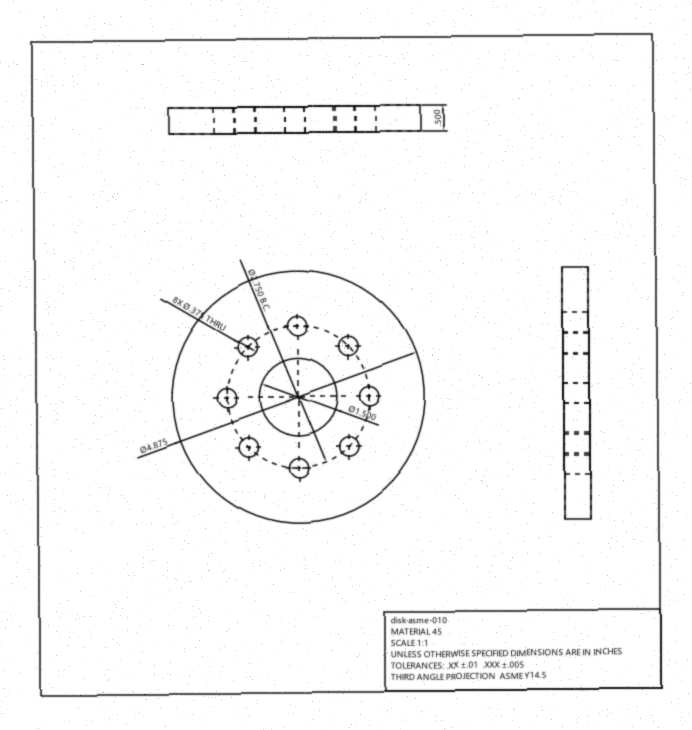
#> input picture data/generated/disk-asme-010/drawing_scan.jpg, 692 x 730 px
$ python -i text_boxes.py   (imports and definitions only)
#> lines starting #> are read from the running program, lines starting #| are printed output that depends on the picture; after the words box and inside, x2 and y2 are one past the last pixel; in counts of white or black regions, pixels touching at a corner belong together
"""图片图纸的文字框：自动找出像文字的块并编号，AI 按编号说"这是什么字"，坐标由脚本填。

图片、无文字 PDF 没有文字层，observations 是空的。以前要 AI 自己写每条标注的 bbox，
它看不准像素坐标，只能估一个整数，框经常落在空白或线上（豆包 Mini Crank Case 测试）。

用法:
  1) 找文字框，出带编号的总览图和分块放大图:
     python scripts/text_boxes.py detect work/drawing.png -o work/text_boxes.json
  2) 看图，写一个 labels.json，只写编号和读到的原文:
     [{"box": "t17", "text": "Ø12.5"}, {"box": "t20+t21", "text": "M2x0.4-6H 8 PLCS", "kind": "callout"}]
     一条标注被拆成几个框时用 + 连起来；kind 可省略（dimension / callout / text / note）
  3) 生成观察，追加到预处理出的证据文件（provider = visual）:
     python scripts/text_boxes.py emit work/text_boxes.json work/labels.json --observations work/extract_observations.json -o work/observations.json

只依赖 numpy / scipy / Pillow。找框是图像处理，不认字：编号里会有箭头、虚线段之类的杂框，不用理它们。
"""
from __future__ import annotations

import argparse
import json
from pathlib import Path

import numpy as np
from PIL import Image, ImageDraw
from scipy import ndimage


def ink_mask(img: Image.Image) -> np.ndarray:
    """深色笔画和彩色笔画（很多图的尺寸是红色、蓝色）都算墨迹。"""
    rgb = np.asarray(img.convert("RGB")).astype(np.int16)
    gray = rgb.mean(axis=2)
    chroma = rgb.max(axis=2) - rgb.min(axis=2)
    return (gray < 170) | ((chroma > 60) & (gray < 225))


def _components(mask: np.ndarray):
    lab, n = ndimage.label(mask, structure=np.ones((3, 3)))
    return lab, ndimage.find_objects(lab)


def char_like(sl, img_h: int) -> bool:
    h = sl[0].stop - sl[0].start
    w = sl[1].stop - sl[1].start
    big, small = max(w, h), min(w, h)
    hmax = max(40, int(img_h * 0.03))
    if big < 4 or big > hmax:
        return False
    if small <= 2 and big > 12:      # 细长：尺寸线、虚线段、引线
        return False
    return True


def detect(path: str) -> dict:
    img = Image.open(path)
#> img is the input picture: PIL image 692x730 L; min 0, max 255, mean 247.9
    mask = ink_mask(img)
#> in ink_mask, `chroma = rgb.max(axis=2) - rgb.min(axis=2)`: chroma: shape (730, 692) int16; every value is 0
#> in ink_mask, `return (gray < 170) | ((chroma > 60) & (gray < 225))`:
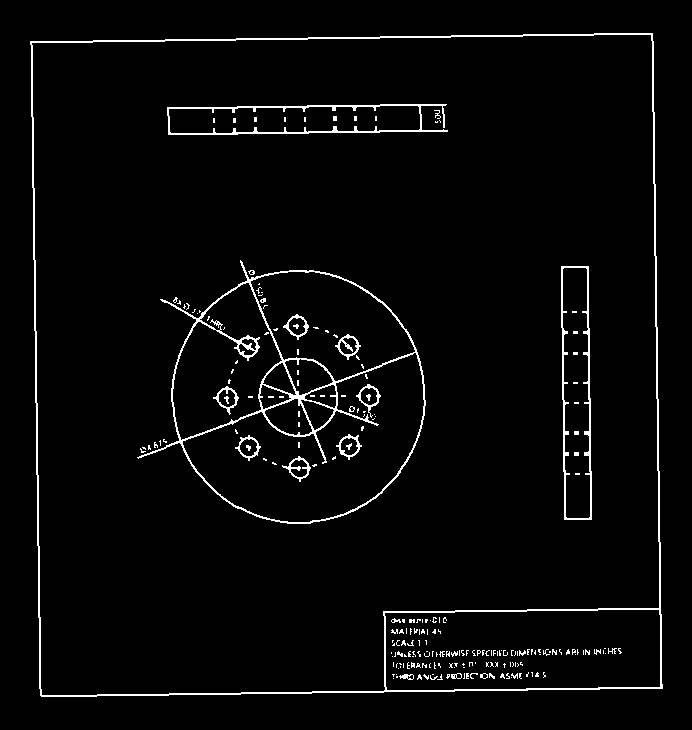
#> returned value: shape (730, 692) bool; 3.2% white in thin lines or dots, all inside (x1, y1, x2, y2) = (30, 33, 663, 697)
    H, W = mask.shape
#> H = 730; W = 692
    _, objs = _components(mask)
#> in _components, `lab, n = ndimage.label(mask, structure=np.ones((3, 3)))`:
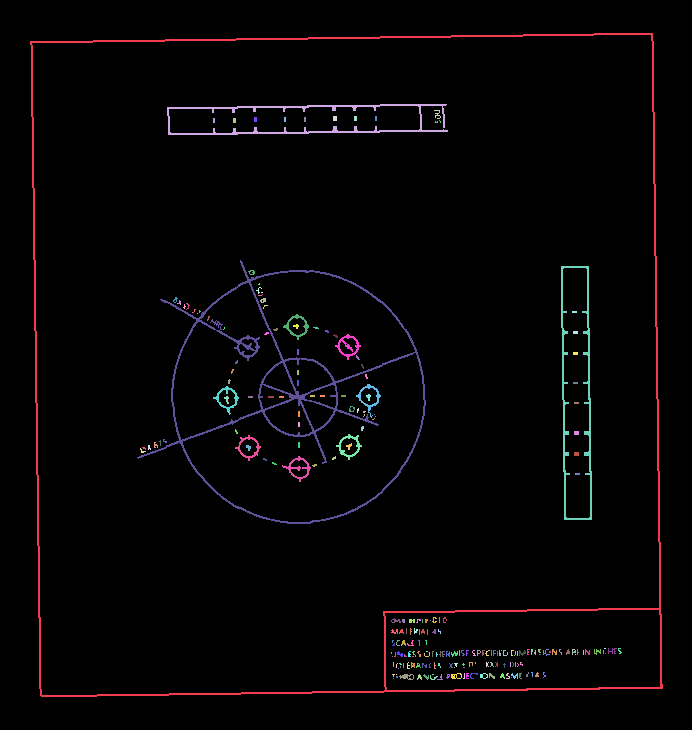
#> lab: shape (730, 692) int32; 230 distinct labels, from 0 to 229; one colour per label, 0 black
#> in _components, `lab, n = ndimage.label(mask, structure=np.ones((3, 3)))`: n = 229
#> objs = 229 items
    chars = [sl for sl in objs if sl is not None and char_like(sl, H)]
#> chars = 186 items
    keep = np.zeros_like(mask)
    heights = []
    for sl in chars:
        keep[sl] |= mask[sl]
        heights.append(max(sl[0].stop - sl[0].start, sl[1].stop - sl[1].start))
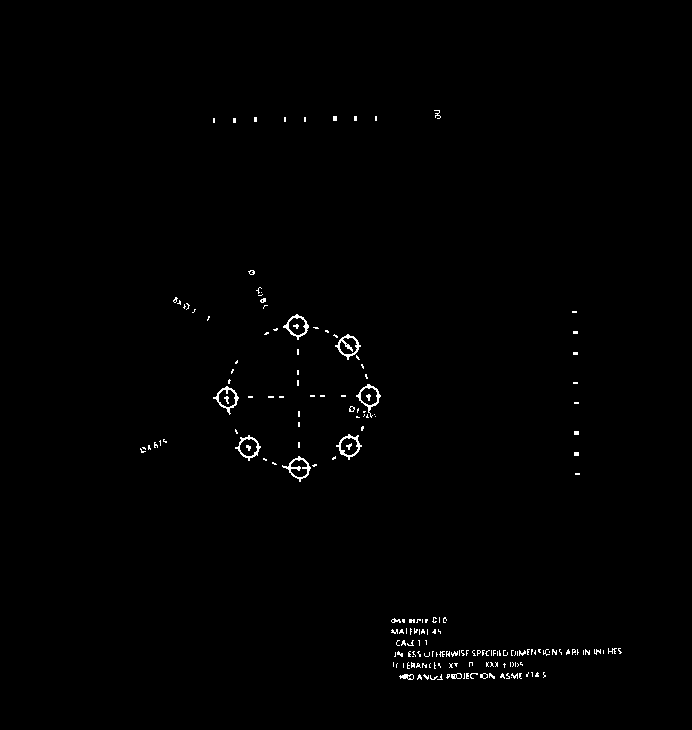
#> keep: shape (730, 692) bool; 0.68% white in thin lines or dots, all inside (x1, y1, x2, y2) = (140, 110, 622, 680)
#> after the loop, heights = 186 values, max 34 at index 41, min 4 at index 18, mean 6.52
    ch = float(np.median(heights)) if heights else 10.0
#> ch = 6
    r = max(2, int(round(ch * 0.45)))   # 同一个词里的字、Ø 和数字之间的空隙
#> r = 3
    merged = ndimage.binary_dilation(keep, structure=np.ones((2 * r + 1, 2 * r + 1)))
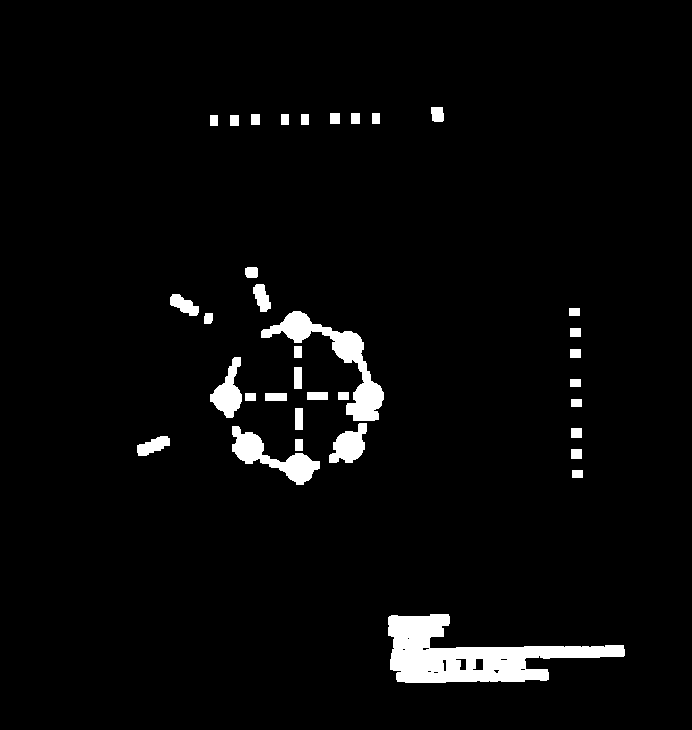
#> merged: shape (730, 692) bool; 3.7% white; 35 white regions, largest, box (x1, y1, x2, y2) and area: (388, 614, 625, 683) 7534, (261, 311, 384, 421) 3181, (232, 426, 320, 485) 1803
    _, words = _components(merged)
#> in _components (call 2), `lab, n = ndimage.label(mask, structure=np.ones((3, 3)))`:
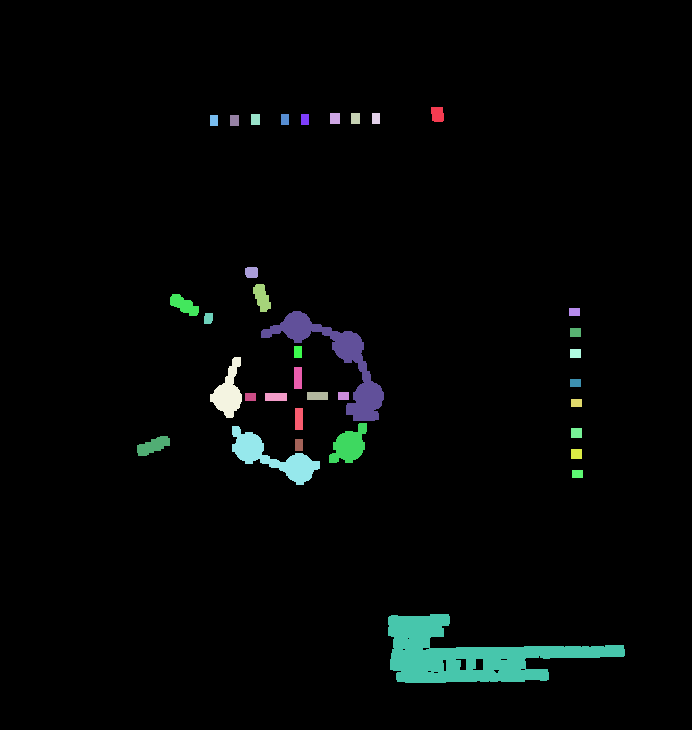
#> lab: shape (730, 692) int32; 36 distinct labels, from 0 to 35; one colour per label, 0 black
#> in _components (call 2), `lab, n = ndimage.label(mask, structure=np.ones((3, 3)))`: n = 35
#> words = 35 items
    boxes = []
    for sl in words:
        if sl is None:
            continue
        sub = keep[sl]
        ys, xs = np.nonzero(sub)
        if len(xs) == 0:
            continue
        x0, x1 = sl[1].start + xs.min(), sl[1].start + xs.max() + 1
        y0, y1 = sl[0].start + ys.min(), sl[0].start + ys.max() + 1
        if max(x1 - x0, y1 - y0) < 5:
            continue
        boxes.append([int(x0), int(y0), int(x1), int(y1)])
#> this loop made 35 passes
#> (ys, xs, x0, x1, y0, y1) on passes 3 to 8: ([3, 3, 3, 4, 4, 4, 5, 5, 5, 6, 6, 6, 7, 7, 7], [3, 4, 5, 3, 4, 5, 3, 4, 5, 3, 4, 5, 3, 4, 5], 354, 357, 116, 121), ([3, 3, 4, 4, 5, 5, 6, 6, 7, 7], [3, 4, 3, 4, 3, 4, 3, 4, 3, 4], 375, 377, 116, 121), ([3, 3, 3, 4, 4, 4, 5, 5, 5, 6, 6, 6, 7, 7, 7], [3, 4, 5, 3, 4, 5, 3, 4, 5, 3, 4, 5, 3, 4, 5], 254, 257, 117, 122), ([3, 3, 4, 4, 5, 5, 6, 6, 7, 7], [3, 4, 3, 4, 3, 4, 3, 4, 3, 4], 284, 286, 117, 122), ([3, 3, 4, 4, 5, 5, 6, 6, 7, 7], [3, 4, 3, 4, 3, 4, 3, 4, 3, 4], 304, 306, 117, 122), ([3, 3, 4, 4, 5, 5, 6, 6, 7, 7], [3, 4, 3, 4, 3, 4, 3, 4, 3, 4], 213, 215, 118, 123)
#> (x0, x1, y0, y1) on passes 1, 2, 10, 11, 12, 14: (434, 441, 110, 119), (333, 337, 116, 121), (248, 255, 270, 275), (256, 268, 287, 309), (173, 196, 297, 313), (264, 381, 314, 418)
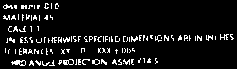
#> sub: shape (69, 237) bool; 8.1% white in thin lines or dots, all inside (x1, y1, x2, y2) = (3, 3, 234, 66)
#> after the loop, boxes = 35 items, first 6: [434, 110, 441, 119], [333, 116, 337, 121], [354, 116, 357, 121], [375, 116, 377, 121], [254, 117, 257, 122], [284, 117, 286, 122]
    boxes.sort(key=lambda b: (round(b[1] / (2 * ch)), b[0]))
    return {"image": str(path), "size_px": [W, H], "char_height_px": round(ch, 1),
            "boxes": [{"id": f"t{i + 1}", "bbox": b} for i, b in enumerate(boxes)]}


# [130 lines left out: functions draw, emit, _page_image, check_boxes, main, not called in this run]


# [2 lines not run here, left out]

>>> result = detect('../data/generated/disk-asme-010/drawing_scan.jpg')
#> result = 4 items
